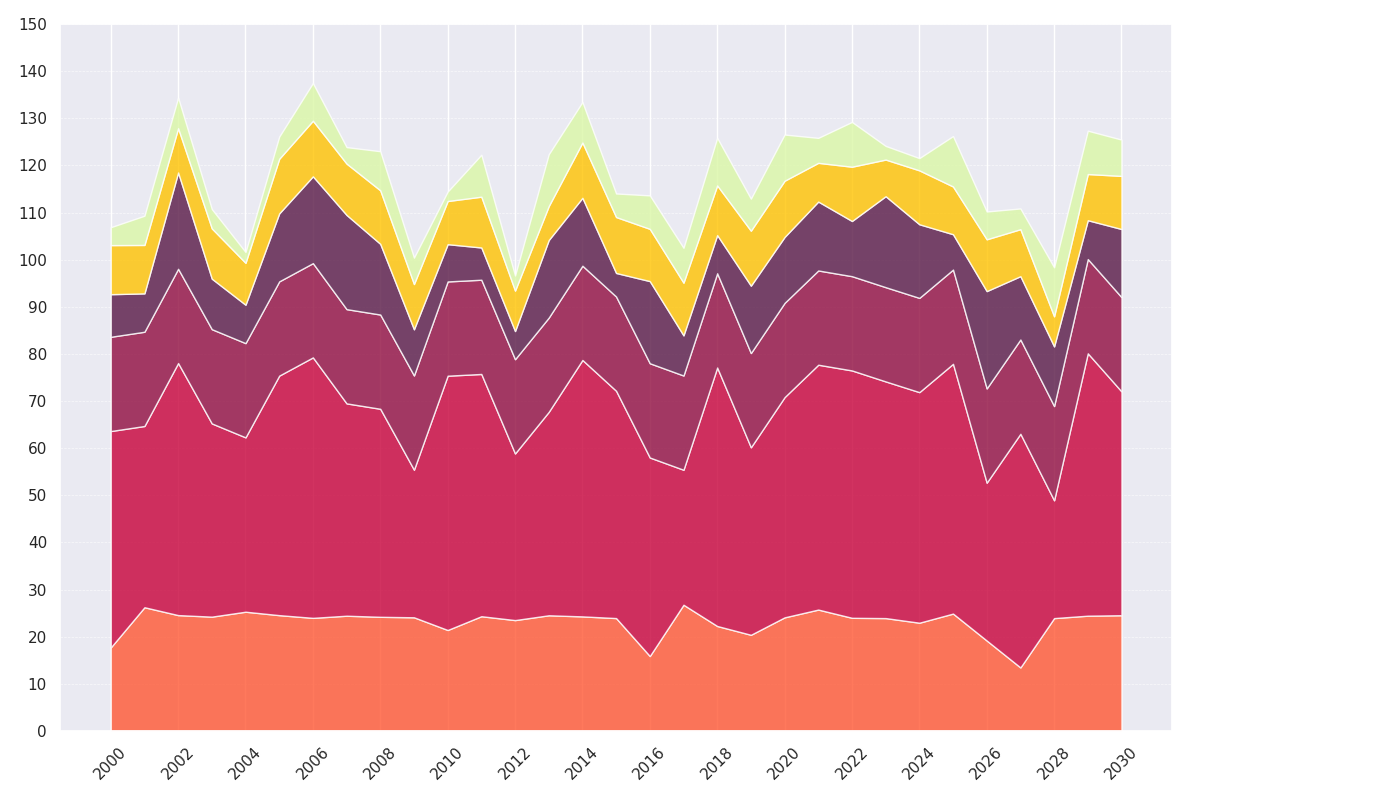

Generate this figure with Python:
import matplotlib.pyplot as plt
import numpy as np

years = np.arange(2000, 2031)

solar_energy = 10 + 5 * np.log1p(years - 1999) + 2 * np.sin((years - 2000) / 5)
wind_energy = 15 + 10 * np.sqrt(years - 1999) - 0.5 * (years - 2000)
hydro_energy = np.full(years.shape, 20)
geothermal_energy = 5 + 0.5 * (years - 2000) + 1 * np.sin((years - 2000) / 2)
biomass_energy = 5 + 2 * np.log1p(years - 1999)
tidal_energy = 2 + 0.3 * (years - 2000)

np.random.seed(0)
np.random.shuffle(solar_energy)
np.random.shuffle(wind_energy)
np.random.shuffle(hydro_energy)
np.random.shuffle(geothermal_energy)
np.random.shuffle(biomass_energy)
np.random.shuffle(tidal_energy)

energy_sources = np.row_stack((
    solar_energy, wind_energy, hydro_energy,
    geothermal_energy, biomass_energy, tidal_energy
))

fig, ax = plt.subplots(figsize=(14, 8))
new_colors = ['#FF5733', '#C70039', '#900C3F', '#581845', '#FFC300', '#DAF7A6']

ax.stackplot(years, energy_sources, colors=new_colors, alpha=0.8)

ax.set_xticks(np.arange(2000, 2031, 2))
ax.set_yticks(np.arange(0, 151, 10))
ax.yaxis.grid(True, linestyle='--', linewidth=0.5, alpha=0.7)

plt.xticks(rotation=45)
plt.tight_layout(rect=[0, 0, 0.85, 1])

plt.show()
